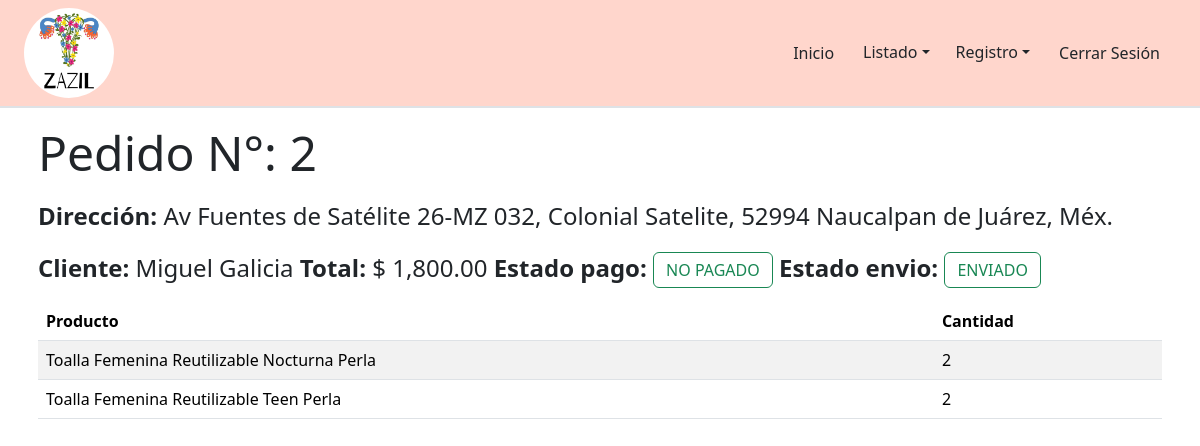
/pedidoExtend/2 (signed in), run on the app's committed database.
### base/models.py (models this page shows, shortened)
class Pedido(models.Model):
    enviado = models.BooleanField(default=False)
    cliente = models.ForeignKey('Usuario', on_delete=models.SET_NULL, null=True)
    total = models.FloatField(null=True, blank=True)
    items = models.ManyToManyField(Item, through='Pedido_Items')
    pagado = models.BooleanField(default=False)
    fecha = models.DateField(_("Date"),default=date.today)

class Usuario(AbstractBaseUser, PermissionsMixin):
    is_active = models.BooleanField(default=True)
    is_staff = models.BooleanField(default=False)
    phone_regex = RegexValidator(regex=r'^\+?1?\d{9,15}$', message="El número de teléfono debe cumplir con el formato: '+999999999'. Solo se permiten números con 15 digitos.")
    email = models.EmailField(null=True, blank=True,unique=True)
    nombre = models.CharField(null=True,blank=True,max_length=550)
    es_admin = models.BooleanField(default=False)
    direccion = models.TextField(null=True,blank=True)
    phone_number = models.CharField(validators=[phone_regex], max_length=17, blank=True)
    edad = models.IntegerField(null=True,blank=True,validators=[MinValueValidator(0)])
    genero = models.CharField(null=True,blank=True,max_length=15)
    objects = CustomUserManager()
    USERNAME_FIELD = 'email'
    REQUIRED_FIELDS = []
    def __str__(self):
        return self.nombre if self.nombre else ""

class Pedido_Items(models.Model):
    pedido = models.ForeignKey(Pedido, on_delete=models.SET_NULL, null=True)
    item = models.ForeignKey(Item, on_delete=models.SET_NULL, null=True)
    cantidad = models.IntegerField(null=True, blank=True)

class Item(models.Model):
    nombre = models.CharField(max_length=255)
    stock = models.IntegerField()
    precio = models.FloatField()
    descuento = models.FloatField(null=True, blank=True)
    descripcion = models.TextField()
    categoria = models.ForeignKey('Categoria', on_delete=models.SET_NULL, null=True)
    imagen = models.ImageField(upload_to="items", null=True, blank=True)

### base/decorators.py (the view)
    def _wrapped_view(request, *args, **kwargs):
        if request.user.is_authenticated and getattr(request.user, 'es_admin', False):
            return view_func(request, *args, **kwargs)
        else:
            return redirect('logout')

### base/views.py (called while the page is built)
@login_required
@admin_required
def pedidosExtendView(request,pk):
    context = {
        'pedido': Pedido.objects.get(id = pk),
        'items': Pedido_Items.objects.filter(pedido = pk)
    }
    return render(request,'pedidosExtend.html', context)

### base/templates/pedidosExtend.html (shortened to what this page needs)
{% extends 'base.html' %}
{% block content %}
<div class="container p-2 my-2">
    <p class="display-5">Pedido N°: {{pedido.id}}</p>
    <p class="fs-4"><strong>Dirección: </strong>{{pedido.cliente.direccion}}</p>
    <p class="fs-4"><strong>Cliente: </strong>{{pedido.cliente}}
        <strong>Total: </strong>$ {{pedido.total|floatformat:"2g"}}
        <strong>Estado pago: </strong>
        {% if pedido.pagado %}
        <a data-bs-toggle="tooltip" title="Cambiar Estado" href="{% url 'editarPedidoPago' pedido.id %}"
            style="display: inline;" class="btn btn-outline-success">PAGADO</a>
        {% else %}
        <a data-bs-toggle="tooltip" title="Cambiar Estado" href="{% url 'editarPedidoPago' pedido.id %}"
            style="display: inline;" class="btn btn-outline-success">NO PAGADO</a>
        {% endif %}
        <strong>Estado envio: </strong>
        {% if pedido.enviado %}
        <a data-bs-toggle="tooltip" title="Cambiar Estado" href="{% url 'editarPedido' pedido.id %}"
            style="display: inline;" class="btn btn-outline-success">ENVIADO</a>
        {% else %}
        <a data-bs-toggle="tooltip" title="Cambiar Estado" href="{% url 'editarPedido' pedido.id %}"
            style="display: inline;" class="btn btn-outline-success">NO ENVIADO</a>
        {% endif %}
    </p>
    <table class="table table-hover table-striped">
        <thead>
            <tr>
                <th>Producto</th>
                <th>Cantidad</th>
            </tr>
        </thead>
        <tbody>
            {% for item in items %}
            <tr>
                <td>{{item.item.nombre}}</td>
                <td>{{item.cantidad}}</td>
            </tr>
            {% endfor %}
        </tbody>
    </table>
</div>
{% endblock %}

### data on the page
Pedido: id "2", cliente.direccion "Av Fuentes de Satélite 26-MZ 032, Colonial Satelite, 52994 Naucalpan de Juárez, Méx.", cliente "Miguel Galicia", total "1,800.00"
Pedido_Items: item.nombre "Toalla Femenina Reutilizable Nocturna Perla", cantidad "2"
Pedido_Items: item.nombre "Toalla Femenina Reutilizable Teen Perla", cantidad "2"
